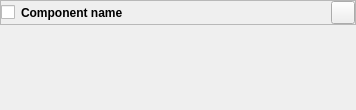
<?xml version="1.0" encoding="UTF-8"?>
<ui version="4.0">
 <class>ComponentWidget</class>
 <widget class="QWidget" name="ComponentWidget">
  <property name="geometry">
   <rect>
    <x>0</x>
    <y>0</y>
    <width>356</width>
    <height>110</height>
   </rect>
  </property>
  <property name="windowTitle">
   <string>Form</string>
  </property>
  <layout class="QVBoxLayout" name="verticalLayout">
   <property name="spacing">
    <number>0</number>
   </property>
   <property name="leftMargin">
    <number>0</number>
   </property>
   <property name="topMargin">
    <number>0</number>
   </property>
   <property name="rightMargin">
    <number>0</number>
   </property>
   <property name="bottomMargin">
    <number>0</number>
   </property>
   <item>
    <widget class="QFrame" name="frame">
     <property name="autoFillBackground">
      <bool>false</bool>
     </property>
     <property name="frameShape">
      <enum>QFrame::StyledPanel</enum>
     </property>
     <property name="frameShadow">
      <enum>QFrame::Raised</enum>
     </property>
     <layout class="QHBoxLayout" name="horizontalLayout">
      <property name="leftMargin">
       <number>0</number>
      </property>
      <property name="topMargin">
       <number>0</number>
      </property>
      <property name="rightMargin">
       <number>0</number>
      </property>
      <property name="bottomMargin">
       <number>0</number>
      </property>
      <item>
       <widget class="QCheckBox" name="checkboxCollapsed">
        <property name="styleSheet">
         <string notr="true">QCheckBox::indicator:checked {
    image: url(:/icons/collapsed);
}
QCheckBox::indicator:unchecked {
    image: url(:/icons/expanded);
}</string>
        </property>
        <property name="text">
         <string/>
        </property>
        <property name="checkable">
         <bool>true</bool>
        </property>
        <property name="checked">
         <bool>false</bool>
        </property>
       </widget>
      </item>
      <item>
       <widget class="QLabel" name="labelName">
        <property name="sizePolicy">
         <sizepolicy hsizetype="Expanding" vsizetype="Preferred">
          <horstretch>0</horstretch>
          <verstretch>0</verstretch>
         </sizepolicy>
        </property>
        <property name="font">
         <font>
          <weight>75</weight>
          <bold>true</bold>
         </font>
        </property>
        <property name="text">
         <string>Component name</string>
        </property>
       </widget>
      </item>
      <item>
       <widget class="QToolButton" name="buttonRemove">
        <property name="text">
         <string/>
        </property>
        <property name="icon">
         <iconset>
          <normalon>:/icons/remove</normalon>
         </iconset>
        </property>
       </widget>
      </item>
     </layout>
    </widget>
   </item>
   <item>
    <widget class="QWidget" name="widget" native="true">
     <property name="sizePolicy">
      <sizepolicy hsizetype="Preferred" vsizetype="Expanding">
       <horstretch>0</horstretch>
       <verstretch>0</verstretch>
      </sizepolicy>
     </property>
    </widget>
   </item>
  </layout>
 </widget>
 <resources/>
 <connections/>
</ui>
